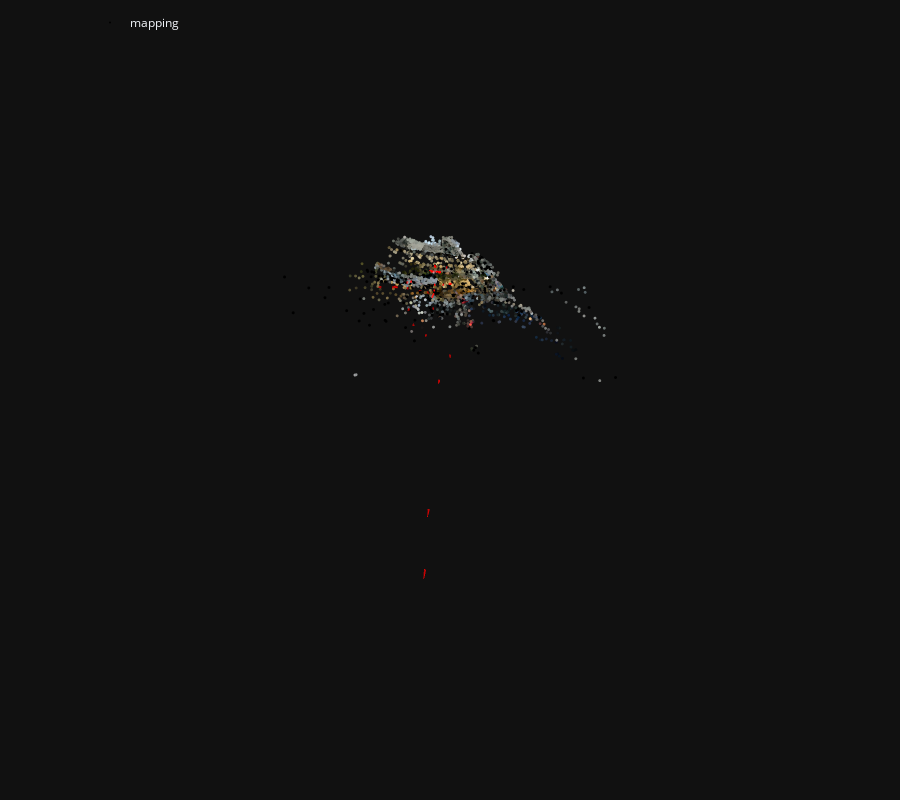

This figure's notebook cell:
### Code cell
%%time
%cd /notebooks

location = Path('./working')
images = location / 'input'
image_list = [path.split(str(images.stem) + "/")[-1] for path in sorted(glob.glob(str(images / '*')))]
outputs = location / 'sfm'
sfm_pairs = outputs / 'pairs-sfm.txt'
loc_pairs = outputs / 'pairs-loc.txt'
sfm_dir = outputs / 'sfm'
features = outputs / 'features.h5'
matches = outputs / 'matches.h5'

feature_conf = extract_features.confs['superpoint_max']
matcher_conf = match_features.confs['superglue']

extract_features.main(feature_conf, images, image_list=image_list, feature_path=features)
pairs_from_exhaustive.main(sfm_pairs, image_list=image_list)
match_features.main(matcher_conf, sfm_pairs, features=features, matches=matches)

model = reconstruction.main(sfm_dir, images, sfm_pairs, features, matches, image_list=image_list)

fig = viz_3d.init_figure()
viz_3d.plot_reconstruction(fig, model, color='rgba(255,0,0,0.5)', name="mapping", points_rgb=True)
fig.show()

### Figure 1 — Plotly figure (JSON) as saved in the notebook; plotly's stock layout.template omitted (floating-point values rounded to 4 significant figures; data arrays with more than 128 entries replaced by an {"elided": "..."} marker saying what was removed)
{"data": [{"legendgroup": "mapping", "marker": {"color": {"elided": "3666x3 int values"}, "line": {"width": 0}, "size": 1}, "mode": "markers", "name": "mapping", "type": "scatter3d", "x": {"elided": "3666 float values"}, "y": {"elided": "3666 float values"}, "z": {"elided": "3666 float values"}}, {"hovertemplate": "Image:<br>\timage_id = 3<br>\tcamera_id = 3<br>\tname = 00024.png<br>\ttriangulated = 51/776<br>\ttvec = [ 4.55426 -1.33253  2.63379]<br>\tqvec = [ 0.820851  0.240505 -0.514387  -0.06138]", "legendgroup": "mapping", "line": {"color": "rgba(255,0,0,0.5)", "width": 1}, "mode": "lines", "name": "3", "showlegend": false, "type": "scatter3d", "x": [-4.72, -4.529, -4.468, -4.72, -4.468, -4.549, -4.72, -4.549, -4.61, -4.72, -4.61, -4.529], "y": [0.63, 0.6388, 0.6195, 0.63, 0.6195, 0.825, 0.63, 0.825, 0.8443, 0.63, 0.8443, 0.6388], "z": [2.603, 2.779, 2.663, 2.603, 2.663, 2.586, 2.603, 2.586, 2.701, 2.603, 2.701, 2.779]}, {"hovertemplate": "Image:<br>\timage_id = 4<br>\tcamera_id = 4<br>\tname = 00036.png<br>\ttriangulated = 679/1032<br>\ttvec = [-0.647985 -0.228348   0.17889]<br>\tqvec = [  0.995036  0.0948395  0.0239427 -0.0183447]", "legendgroup": "mapping", "line": {"color": "rgba(255,0,0,0.5)", "width": 1}, "mode": "lines", "name": "4", "showlegend": false, "type": "scatter3d", "x": [0.6487, 0.5734, 0.705, 0.6487, 0.705, 0.6975, 0.6487, 0.6975, 0.5659, 0.6487, 0.5659, 0.5734], "y": [0.2171, 0.148, 0.1535, 0.2171, 0.1535, 0.3835, 0.2171, 0.3835, 0.378, 0.2171, 0.378, 0.148], "z": [-0.1901, 0.08328, 0.0891, -0.1901, 0.0891, 0.04466, -0.1901, 0.04466, 0.03883, -0.1901, 0.03883, 0.08328]}, {"hovertemplate": "Image:<br>\timage_id = 6<br>\tcamera_id = 6<br>\tname = 00060.png<br>\ttriangulated = 460/922<br>\ttvec = [-0.355296  -6.98999   7.68243]<br>\tqvec = [  0.933287  -0.327519 -0.0267982   0.144871]", "legendgroup": "mapping", "line": {"color": "rgba(255,0,0,0.5)", "width": 1}, "mode": "lines", "name": "6", "showlegend": false, "type": "scatter3d", "x": [2.697, 2.578, 2.704, 2.697, 2.704, 2.771, 2.697, 2.771, 2.645, 2.697, 2.645, 2.578], "y": [9.863, 9.475, 9.442, 9.863, 9.442, 9.616, 9.863, 9.616, 9.65, 9.863, 9.65, 9.475], "z": [-1.856, -1.515, -1.534, -1.856, -1.534, -1.393, -1.856, -1.393, -1.373, -1.856, -1.373, -1.515]}, {"hovertemplate": "Image:<br>\timage_id = 7<br>\tcamera_id = 7<br>\tname = 00072.png<br>\ttriangulated = 32/818<br>\ttvec = [ 5.13981 -1.45335  2.88683]<br>\tqvec = [   0.80415   0.232974  -0.542599 -0.0682037]", "legendgroup": "mapping", "line": {"color": "rgba(255,0,0,0.5)", "width": 1}, "mode": "lines", "name": "7", "showlegend": false, "type": "scatter3d", "x": [-5.02, -4.821, -4.768, -5.02, -4.768, -4.853, -5.02, -4.853, -4.906, -5.02, -4.906, -4.821], "y": [0.7224, 0.7259, 0.7071, 0.7224, 0.7071, 0.9138, 0.7224, 0.9138, 0.9327, 0.7224, 0.9327, 0.7259], "z": [3.338, 3.499, 3.379, 3.338, 3.379, 3.309, 3.338, 3.309, 3.428, 3.338, 3.428, 3.499]}, {"hovertemplate": "Image:<br>\timage_id = 10<br>\tcamera_id = 10<br>\tname = 00108.png<br>\ttriangulated = 343/745<br>\ttvec = [-0.506335  0.869021   1.61443]<br>\tqvec = [   0.891294    0.368787    0.263735 -0.00595343]", "legendgroup": "mapping", "line": {"color": "rgba(255,0,0,0.5)", "width": 1}, "mode": "lines", "name": "10", "showlegend": false, "type": "scatter3d", "x": [1.042, 0.8893, 1.003, 1.042, 1.003, 1.046, 1.042, 1.046, 0.9324, 1.042, 0.9324, 0.8893], "y": [-1.585, -1.581, -1.554, -1.585, -1.554, -1.383, -1.585, -1.383, -1.41, -1.585, -1.41, -1.581], "z": [-0.1409, -0.001691, 0.05971, -0.1409, 0.05971, -0.0951, -0.1409, -0.0951, -0.1565, -0.1409, -0.1565, -0.001691]}, {"hovertemplate": "Image:<br>\timage_id = 11<br>\tcamera_id = 11<br>\tname = 00120.png<br>\ttriangulated = 658/961<br>\ttvec = [  3.94305 -0.372691   2.26739]<br>\tqvec = [ 0.950657 0.0594976 -0.302373 0.0357937]", "legendgroup": "mapping", "line": {"color": "rgba(255,0,0,0.5)", "width": 1}, "mode": "lines", "name": "11", "showlegend": false, "type": "scatter3d", "x": [-4.513, -4.367, -4.259, -4.513, -4.259, -4.252, -4.513, -4.252, -4.359, -4.513, -4.359, -4.367], "y": [0.5719, 0.4949, 0.4812, 0.5719, 0.4812, 0.7133, 0.5719, 0.7133, 0.727, 0.5719, 0.727, 0.4949], "z": [0.3631, 0.7016, 0.6264, 0.3631, 0.6264, 0.5948, 0.3631, 0.5948, 0.67, 0.3631, 0.67, 0.7016]}, {"hovertemplate": "Image:<br>\timage_id = 12<br>\tcamera_id = 12<br>\tname = 00132.png<br>\ttriangulated = 841/1069<br>\ttvec = [ 1.32287 -1.05279 0.120955]<br>\tqvec = [ 0.991981 0.0429788 -0.117816 0.0157126]", "legendgroup": "mapping", "line": {"color": "rgba(255,0,0,0.5)", "width": 1}, "mode": "lines", "name": "12", "showlegend": false, "type": "scatter3d", "x": [-1.292, -1.29, -1.162, -1.292, -1.162, -1.157, -1.292, -1.157, -1.285, -1.292, -1.285, -1.29], "y": [1.093, 1.003, 0.9974, 1.093, 0.9974, 1.231, 1.093, 1.231, 1.236, 1.093, 1.236, 1.003], "z": [0.09661, 0.4029, 0.3723, 0.09661, 0.3723, 0.3514, 0.09661, 0.3514, 0.3821, 0.09661, 0.3821, 0.4029]}, {"hovertemplate": "Image:<br>\timage_id = 13<br>\tcamera_id = 13<br>\tname = 00144.png<br>\ttriangulated = 216/548<br>\ttvec = [-0.455738   1.23895    1.0846]<br>\tqvec = [ 0.953163  0.300775 0.0190884 -0.025514]", "legendgroup": "mapping", "line": {"color": "rgba(255,0,0,0.5)", "width": 1}, "mode": "lines", "name": "13", "showlegend": false, "type": "scatter3d", "x": [0.557, 0.484, 0.6155, 0.557, 0.6155, 0.6068, 0.557, 0.6068, 0.4753, 0.557, 0.4753, 0.484], "y": [-1.607, -1.578, -1.571, -1.607, -1.571, -1.379, -1.607, -1.379, -1.387, -1.607, -1.387, -1.578], "z": [-0.1664, 0.08242, 0.0852, -0.1664, 0.0852, -0.04941, -0.1664, -0.04941, -0.05219, -0.1664, -0.05219, 0.08242]}, {"hovertemplate": "Image:<br>\timage_id = 14<br>\tcamera_id = 14<br>\tname = 00156.png<br>\ttriangulated = 313/1538<br>\ttvec = [  6.11126 -0.188521      4.29]<br>\tqvec = [ 0.867952 0.0622003 -0.490956 0.0418645]", "legendgroup": "mapping", "line": {"color": "rgba(255,0,0,0.5)", "width": 1}, "mode": "lines", "name": "14", "showlegend": false, "type": "scatter3d", "x": [-6.82, -6.518, -6.451, -6.82, -6.451, -6.448, -6.82, -6.448, -6.516, -6.82, -6.516, -6.518], "y": [0.7169, 0.6361, 0.6185, 0.7169, 0.6185, 0.8502, 0.7169, 0.8502, 0.8679, 0.7169, 0.8679, 0.6361], "z": [2.96, 3.234, 3.122, 2.96, 3.122, 3.087, 2.96, 3.087, 3.199, 2.96, 3.199, 3.234]}, {"hovertemplate": "Image:<br>\timage_id = 15<br>\tcamera_id = 15<br>\tname = 00168.png<br>\ttriangulated = 305/644<br>\ttvec = [-0.636255   1.02825   1.41111]<br>\tqvec = [ 0.897716  0.358115   0.25604 -0.017391]", "legendgroup": "mapping", "line": {"color": "rgba(255,0,0,0.5)", "width": 1}, "mode": "lines", "name": "15", "showlegend": false, "type": "scatter3d", "x": [1.062, 0.9108, 1.025, 1.062, 1.025, 1.061, 1.062, 1.061, 0.9465, 1.062, 0.9465, 0.9108], "y": [-1.522, -1.521, -1.492, -1.522, -1.492, -1.318, -1.522, -1.318, -1.347, -1.522, -1.347, -1.521], "z": [0.0907, 0.2366, 0.2956, 0.0907, 0.2956, 0.1428, 0.0907, 0.1428, 0.08385, 0.0907, 0.08385, 0.2366]}, {"hovertemplate": "Image:<br>\timage_id = 20<br>\tcamera_id = 20<br>\tname = 00228.png<br>\ttriangulated = 209/909<br>\ttvec = [  -2.80455 -0.0787262    0.71514]<br>\tqvec = [  0.966302   0.094715   0.238935 -0.0141215]", "legendgroup": "mapping", "line": {"color": "rgba(255,0,0,0.5)", "width": 1}, "mode": "lines", "name": "20", "showlegend": false, "type": "scatter3d", "x": [2.817, 2.647, 2.764, 2.817, 2.764, 2.768, 2.817, 2.768, 2.652, 2.817, 2.652, 2.647], "y": [0.1547, 0.07618, 0.08574, 0.1547, 0.08574, 0.3158, 0.1547, 0.3158, 0.3063, 0.1547, 0.3063, 0.07618], "z": [0.6519, 0.8473, 0.9079, 0.6519, 0.9079, 0.8634, 0.6519, 0.8634, 0.8028, 0.6519, 0.8028, 0.8473]}, {"hovertemplate": "Image:<br>\timage_id = 24<br>\tcamera_id = 24<br>\tname = 00276.png<br>\ttriangulated = 404/815<br>\ttvec = [-0.0691684     1.5443   0.672632]<br>\tqvec = [   0.968367    0.245425 0.000628213  -0.0450842]", "legendgroup": "mapping", "line": {"color": "rgba(255,0,0,0.5)", "width": 1}, "mode": "lines", "name": "24", "showlegend": false, "type": "scatter3d", "x": [0.219, 0.1582, 0.2895, 0.219, 0.2895, 0.2691, 0.219, 0.2691, 0.1378, 0.219, 0.1378, 0.1582], "y": [-1.666, -1.667, -1.655, -1.666, -1.655, -1.45, -1.666, -1.45, -1.461, -1.666, -1.461, -1.667], "z": [0.1411, 0.3968, 0.394, 0.1411, 0.394, 0.2826, 0.1411, 0.2826, 0.2854, 0.1411, 0.2854, 0.3968]}, {"hovertemplate": "Image:<br>\timage_id = 26<br>\tcamera_id = 26<br>\tname = 00300.png<br>\ttriangulated = 355/640<br>\ttvec = [-0.374389  0.586174   1.70499]<br>\tqvec = [ 0.859468  0.420367  0.289729 0.0257462]", "legendgroup": "mapping", "line": {"color": "rgba(255,0,0,0.5)", "width": 1}, "mode": "lines", "name": "26", "showlegend": false, "type": "scatter3d", "x": [0.9545, 0.7986, 0.9081, 0.9545, 0.9081, 0.9756, 0.9545, 0.9756, 0.8661, 0.9545, 0.8661, 0.7986], "y": [-1.561, -1.545, -1.519, -1.561, -1.519, -1.368, -1.561, -1.368, -1.394, -1.561, -1.394, -1.545], "z": [-0.2068, -0.09036, -0.02185, -0.2068, -0.02185, -0.1877, -0.2068, -0.1877, -0.2562, -0.2068, -0.2562, -0.09036]}, {"hovertemplate": "Image:<br>\timage_id = 28<br>\tcamera_id = 28<br>\tname = 00324.png<br>\ttriangulated = 758/999<br>\ttvec = [ 2.47996 -4.73382  3.05581]<br>\tqvec = [ 0.963176 -0.181946 -0.182637  0.076362]", "legendgroup": "mapping", "line": {"color": "rgba(255,0,0,0.5)", "width": 1}, "mode": "lines", "name": "28", "showlegend": false, "type": "scatter3d", "x": [-2.265, -2.225, -2.103, -2.265, -2.103, -2.053, -2.265, -2.053, -2.175, -2.265, -2.175, -2.225], "y": [5.721, 5.472, 5.461, 5.721, 5.461, 5.677, 5.721, 5.677, 5.688, 5.721, 5.688, 5.472], "z": [-0.1811, 0.1429, 0.09284, -0.1811, 0.09284, 0.1684, -0.1811, 0.1684, 0.2185, -0.1811, 0.2185, 0.1429]}, {"hovertemplate": "Image:<br>\timage_id = 29<br>\tcamera_id = 29<br>\tname = 00336.png<br>\ttriangulated = 277/616<br>\ttvec = [-0.958029   1.12029   1.30542]<br>\tqvec = [ 0.926094  0.330974  0.179472 -0.024424]", "legendgroup": "mapping", "line": {"color": "rgba(255,0,0,0.5)", "width": 1}, "mode": "lines", "name": "29", "showlegend": false, "type": "scatter3d", "x": [1.268, 1.133, 1.256, 1.268, 1.256, 1.274, 1.268, 1.274, 1.151, 1.268, 1.151, 1.133], "y": [-1.505, -1.496, -1.474, -1.505, -1.474, -1.292, -1.505, -1.292, -1.313, -1.505, -1.313, -1.496], "z": [0.06424, 0.2484, 0.2901, 0.06424, 0.2901, 0.1444, 0.06424, 0.1444, 0.1027, 0.06424, 0.1027, 0.2484]}, {"hovertemplate": "Image:<br>\timage_id = 32<br>\tcamera_id = 32<br>\tname = 00372.png<br>\ttriangulated = 735/1051<br>\ttvec = [ 2.32908 -8.96878  9.81036]<br>\tqvec = [ 0.878819 -0.398313 -0.164134  0.205145]", "legendgroup": "mapping", "line": {"color": "rgba(255,0,0,0.5)", "width": 1}, "mode": "lines", "name": "32", "showlegend": false, "type": "scatter3d", "x": [1.172, 1.128, 1.242, 1.172, 1.242, 1.357, 1.172, 1.357, 1.243, 1.172, 1.243, 1.128], "y": [13.43, 12.94, 12.91, 13.43, 12.91, 13.05, 13.43, 13.05, 13.08, 13.43, 13.08, 12.94], "z": [0.5586, 0.8689, 0.8093, 0.5586, 0.8093, 0.9576, 0.5586, 0.9576, 1.017, 0.5586, 1.017, 0.8689]}, {"hovertemplate": "Image:<br>\timage_id = 33<br>\tcamera_id = 33<br>\tname = 00384.png<br>\ttriangulated = 798/1355<br>\ttvec = [  2.95929 0.0421774   1.05108]<br>\tqvec = [  0.963631  0.0974155  -0.248737 0.00738924]", "legendgroup": "mapping", "line": {"color": "rgba(255,0,0,0.5)", "width": 1}, "mode": "lines", "name": "33", "showlegend": false, "type": "scatter3d", "x": [-3.097, -3.0, -2.884, -3.097, -2.884, -2.892, -3.097, -2.892, -3.008, -3.097, -3.008, -3.0], "y": [-0.04929, -0.1023, -0.1106, -0.04929, -0.1106, 0.1193, -0.04929, 0.1193, 0.1276, -0.04929, 0.1276, -0.1023], "z": [0.5214, 0.8444, 0.7814, 0.5214, 0.7814, 0.7365, 0.5214, 0.7365, 0.7995, 0.5214, 0.7995, 0.8444]}, {"hovertemplate": "Image:<br>\timage_id = 34<br>\tcamera_id = 34<br>\tname = 00396.png<br>\ttriangulated = 169/993<br>\ttvec = [-0.52397  2.19349 0.593515]<br>\tqvec = [  0.929254   0.136002   0.336641 -0.0682957]", "legendgroup": "mapping", "line": {"color": "rgba(255,0,0,0.5)", "width": 1}, "mode": "lines", "name": "34", "showlegend": false, "type": "scatter3d", "x": [0.8602, 0.7008, 0.8016, 0.8602, 0.8016, 0.7933, 0.8602, 0.7933, 0.6925, 0.8602, 0.6925, 0.7008], "y": [-2.1, -2.19, -2.161, -2.1, -2.161, -1.938, -2.1, -1.938, -1.966, -2.1, -1.966, -2.19], "z": [0.5363, 0.6607, 0.7407, 0.5363, 0.7407, 0.6707, 0.5363, 0.6707, 0.5907, 0.5363, 0.5907, 0.6607]}, {"hovertemplate": "Image:<br>\timage_id = 35<br>\tcamera_id = 35<br>\tname = 00408.png<br>\ttriangulated = 259/551<br>\ttvec = [0.319111  0.80611  1.34781]<br>\tqvec = [ 0.767695  0.428529  0.474498 0.0431216]", "legendgroup": "mapping", "line": {"color": "rgba(255,0,0,0.5)", "width": 1}, "mode": "lines", "name": "35", "showlegend": false, "type": "scatter3d", "x": [0.3767, 0.2141, 0.2861, 0.3767, 0.2861, 0.3969, 0.3767, 0.3969, 0.325, 0.3767, 0.325, 0.2141], "y": [-1.558, -1.582, -1.537, -1.558, -1.537, -1.39, -1.558, -1.39, -1.434, -1.558, -1.434, -1.582], "z": [0.007239, 0.04786, 0.1488, 0.007239, 0.1488, 0.004163, 0.007239, 0.004163, -0.09676, 0.007239, -0.09676, 0.04786]}, {"hovertemplate": "Image:<br>\timage_id = 36<br>\tcamera_id = 36<br>\tname = 00420.png<br>\ttriangulated = 992/1471<br>\ttvec = [-0.428959  -1.65194  0.716696]<br>\tqvec = [    0.999997   0.00226143  0.000765885 -0.000446857]", "legendgroup": "mapping", "line": {"color": "rgba(255,0,0,0.5)", "width": 1}, "mode": "lines", "name": "36", "showlegend": false, "type": "scatter3d", "x": [0.4286, 0.3623, 0.4942, 0.4286, 0.4942, 0.494, 0.4286, 0.494, 0.3621, 0.4286, 0.3621, 0.3623], "y": [1.649, 1.533, 1.533, 1.649, 1.533, 1.768, 1.649, 1.768, 1.768, 1.649, 1.768, 1.533], "z": [-0.7235, -0.4319, -0.4317, -0.7235, -0.4317, -0.4328, -0.7235, -0.4328, -0.433, -0.7235, -0.433, -0.4319]}, {"hovertemplate": "Image:<br>\timage_id = 38<br>\tcamera_id = 38<br>\tname = 00444.png<br>\ttriangulated = 930/1396<br>\ttvec = [-0.511327  -1.50287  0.659829]<br>\tqvec = [   0.999895   0.0123431  0.00666759 -0.00371977]", "legendgroup": "mapping", "line": {"color": "rgba(255,0,0,0.5)", "width": 1}, "mode": "lines", "name": "38", "showlegend": false, "type": "scatter3d", "x": [0.5092, 0.4403, 0.5721, 0.5092, 0.5721, 0.5704, 0.5092, 0.5704, 0.4386, 0.5092, 0.4386, 0.4403], "y": [1.49, 1.379, 1.38, 1.49, 1.38, 1.615, 1.49, 1.615, 1.614, 1.49, 1.614, 1.379], "z": [-0.69, -0.4011, -0.3994, -0.69, -0.3994, -0.4051, -0.69, -0.4051, -0.4069, -0.69, -0.4069, -0.4011]}, {"hovertemplate": "Image:<br>\timage_id = 39<br>\tcamera_id = 39<br>\tname = 00456.png<br>\ttriangulated = 265/546<br>\ttvec = [-1.18089  1.18458  1.22143]<br>\tqvec = [   0.94439   0.305807   0.116871 -0.0308297]", "legendgroup": "mapping", "line": {"color": "rgba(255,0,0,0.5)", "width": 1}, "mode": "lines", "name": "39", "showlegend": false, "type": "scatter3d", "x": [1.423, 1.308, 1.436, 1.423, 1.436, 1.439, 1.423, 1.439, 1.311, 1.423, 1.311, 1.308], "y": [-1.504, -1.489, -1.472, -1.504, -1.472, -1.282, -1.504, -1.282, -1.299, -1.504, -1.299, -1.489], "z": [-0.02845, 0.1901, 0.2167, -0.02845, 0.2167, 0.07968, -0.02845, 0.07968, 0.05306, -0.02845, 0.05306, 0.1901]}, {"hovertemplate": "Image:<br>\timage_id = 41<br>\tcamera_id = 41<br>\tname = 00480.png<br>\ttriangulated = 228/568<br>\ttvec = [-0.247081   1.24922   1.09145]<br>\tqvec = [   0.954204    0.298135 -0.00790964  -0.0233892]", "legendgroup": "mapping", "line": {"color": "rgba(255,0,0,0.5)", "width": 1}, "mode": "lines", "name": "41", "showlegend": false, "type": "scatter3d", "x": [0.3072, 0.2474, 0.3791, 0.3072, 0.3791, 0.3675, 0.3072, 0.3675, 0.2358, 0.3072, 0.2358, 0.2474], "y": [-1.637, -1.605, -1.599, -1.637, -1.599, -1.407, -1.637, -1.407, -1.412, -1.637, -1.412, -1.605], "z": [-0.1942, 0.06435, 0.06052, -0.1942, 0.06052, -0.07274, -0.1942, -0.07274, -0.06891, -0.1942, -0.06891, 0.06435]}, {"hovertemplate": "Image:<br>\timage_id = 42<br>\tcamera_id = 42<br>\tname = 00492.png<br>\ttriangulated = 810/1095<br>\ttvec = [  2.84493 -0.731269   1.11799]<br>\tqvec = [ 0.972815 0.0506672 -0.225891    0.0061]", "legendgroup": "mapping", "line": {"color": "rgba(255,0,0,0.5)", "width": 1}, "mode": "lines", "name": "42", "showlegend": false, "type": "scatter3d", "x": [-3.054, -2.972, -2.853, -3.054, -2.853, -2.856, -3.054, -2.856, -2.974, -3.054, -2.974, -2.972], "y": [0.7192, 0.6356, 0.631, 0.7192, 0.631, 0.8641, 0.7192, 0.8641, 0.8687, 0.7192, 0.8687, 0.6356], "z": [0.1763, 0.5024, 0.4446, 0.1763, 0.4446, 0.4208, 0.1763, 0.4208, 0.4787, 0.1763, 0.4787, 0.5024]}, {"hovertemplate": "Image:<br>\timage_id = 43<br>\tcamera_id = 43<br>\tname = 00504.png<br>\ttriangulated = 171/540<br>\ttvec = [-0.281538    1.2147   1.14266]<br>\tqvec = [  0.954929   0.289628 -0.0612185 -0.0218765]", "legendgroup": "mapping", "line": {"color": "rgba(255,0,0,0.5)", "width": 1}, "mode": "lines", "name": "43", "showlegend": false, "type": "scatter3d", "x": [0.2539, 0.2243, 0.3551, 0.2539, 0.3551, 0.337, 0.2539, 0.337, 0.2062, 0.2539, 0.2062, 0.2243], "y": [-1.643, -1.598, -1.597, -1.643, -1.597, -1.402, -1.643, -1.402, -1.403, -1.643, -1.403, -1.598], "z": [-0.3102, -0.02531, -0.04239, -0.3102, -0.04239, -0.1714, -0.3102, -0.1714, -0.1543, -0.3102, -0.1543, -0.02531]}, {"hovertemplate": "Image:<br>\timage_id = 45<br>\tcamera_id = 45<br>\tname = 00528.png<br>\ttriangulated = 748/1087<br>\ttvec = [  2.41471 0.0464317  0.929027]<br>\tqvec = [   0.97359   0.101227  -0.204268 -0.0122421]", "legendgroup": "mapping", "line": {"color": "rgba(255,0,0,0.5)", "width": 1}, "mode": "lines", "name": "45", "showlegend": false, "type": "scatter3d", "x": [-2.577, -2.509, -2.388, -2.577, -2.388, -2.404, -2.577, -2.404, -2.525, -2.577, -2.525, -2.509], "y": [-0.1909, -0.2431, -0.2454, -0.1909, -0.2454, -0.01588, -0.1909, -0.01588, -0.01357, -0.1909, -0.01357, -0.2431], "z": [0.1429, 0.4643, 0.4115, 0.1429, 0.4115, 0.3665, 0.1429, 0.3665, 0.4192, 0.1429, 0.4192, 0.4643]}, {"hovertemplate": "Image:<br>\timage_id = 46<br>\tcamera_id = 46<br>\tname = 00540.png<br>\ttriangulated = 62/483<br>\ttvec = [ 1.17133 0.698457  1.12512]<br>\tqvec = [0.613469 0.453538 0.637246 0.108975]", "legendgroup": "mapping", "line": {"color": "rgba(255,0,0,0.5)", "width": 1}, "mode": "lines", "name": "46", "showlegend": false, "type": "scatter3d", "x": [0.07916, -0.05924, -0.03761, 0.07916, -0.03761, 0.1292, 0.07916, 0.1292, 0.1076, 0.07916, 0.1076, -0.05924], "y": [-1.697, -1.748, -1.689, -1.697, -1.689, -1.557, -1.697, -1.557, -1.615, -1.697, -1.615, -1.748], "z": [-0.4884, -0.512, -0.3959, -0.4884, -0.3959, -0.4938, -0.4884, -0.4938, -0.6099, -0.4884, -0.6099, -0.512]}, {"hovertemplate": "Image:<br>\timage_id = 47<br>\tcamera_id = 47<br>\tname = 00552.png<br>\ttriangulated = 219/872<br>\ttvec = [  -2.61861 -0.0779519   0.728771]<br>\tqvec = [ 0.971047  0.107092  0.213255 -0.011032]", "legendgroup": "mapping", "line": {"color": "rgba(255,0,0,0.5)", "width": 1}, "mode": "lines", "name": "47", "showlegend": false, "type": "scatter3d", "x": [2.685, 2.525, 2.645, 2.685, 2.645, 2.65, 2.685, 2.65, 2.531, 2.685, 2.531, 2.525], "y": [0.1037, 0.03245, 0.0413, 0.1037, 0.0413, 0.2702, 0.1037, 0.2702, 0.2614, 0.1037, 0.2614, 0.03245], "z": [0.416, 0.6214, 0.6757, 0.416, 0.6757, 0.6258, 0.416, 0.6258, 0.5716, 0.416, 0.5716, 0.6214]}, {"hovertemplate": "Image:<br>\timage_id = 49<br>\tcamera_id = 49<br>\tname = 00576.png<br>\ttriangulated = 840/1059<br>\ttvec = [  1.48575  -1.07875 0.0829631]<br>\tqvec = [ 0.990792 0.0407514 -0.128022 0.0167415]", "legendgroup": "mapping", "line": {"color": "rgba(255,0,0,0.5)", "width": 1}, "mode": "lines", "name": "49", "showlegend": false, "type": "scatter3d", "x": [-1.433, -1.425, -1.298, -1.433, -1.298, -1.292, -1.433, -1.292, -1.42, -1.433, -1.42, -1.425], "y": [1.133, 1.041, 1.036, 1.133, 1.036, 1.269, 1.133, 1.269, 1.275, 1.133, 1.275, 1.041], "z": [0.2032, 0.5105, 0.4772, 0.2032, 0.4772, 0.4573, 0.2032, 0.4573, 0.4906, 0.2032, 0.4906, 0.5105]}, {"hovertemplate": "Image:<br>\timage_id = 50<br>\tcamera_id = 50<br>\tname = 00588.png<br>\ttriangulated = 640/942<br>\ttvec = [ 3.79794 -10.0206  29.4745]<br>\tqvec = [ 0.818898 -0.448089 -0.233044  0.272606]", "legendgroup": "mapping", "line": {"color": "rgba(255,0,0,0.5)", "width": 1}, "mode": "lines", "name": "50", "showlegend": false, "type": "scatter3d", "x": [-0.3033, -0.2762, -0.1783, -0.3033, -0.1783, -0.02473, -0.3033, -0.02473, -0.1227, -0.3033, -0.1227, -0.2762], "y": [30.79, 29.79, 29.76, 30.79, 29.76, 29.86, 30.79, 29.86, 29.9, 30.79, 29.9, 29.79], "z": [-5.979, -5.464, -5.547, -5.979, -5.547, -5.404, -5.979, -5.404, -5.322, -5.979, -5.322, -5.464]}, {"hovertemplate": "Image:<br>\timage_id = 52<br>\tcamera_id = 52<br>\tname = 00612.png<br>\ttriangulated = 718/984<br>\ttvec = [2.71012 -3.1013 2.18183]<br>\tqvec = [  0.973375 -0.0919063  -0.204698   0.046823]", "legendgroup": "mapping", "line": {"color": "rgba(255,0,0,0.5)", "width": 1}, "mode": "lines", "name": "52", "showlegend": false, "type": "scatter3d", "x": [-2.922, -2.856, -2.736, -2.922, -2.736, -2.706, -2.922, -2.706, -2.826, -2.922, -2.826, -2.856], "y": [3.613, 3.429, 3.422, 3.613, 3.422, 3.652, 3.613, 3.652, 3.659, 3.613, 3.659, 3.429], "z": [-0.3634, -0.02846, -0.08213, -0.3634, -0.08213, -0.04469, -0.3634, -0.04469, 0.008984, -0.3634, 0.008984, -0.02846]}, {"hovertemplate": "Image:<br>\timage_id = 54<br>\tcamera_id = 54<br>\tname = 00636.png<br>\ttriangulated = 342/614<br>\ttvec = [-0.481985  0.770758   1.68499]<br>\tqvec = [   0.88324   0.385949   0.266323 0.00124681]", "legendgroup": "mapping", "line": {"color": "rgba(255,0,0,0.5)", "width": 1}, "mode": "lines", "name": "54", "showlegend": false, "type": "scatter3d", "x": [1.045, 0.8904, 1.004, 1.045, 1.004, 1.052, 1.045, 1.052, 0.9391, 1.045, 0.9391, 0.8904], "y": [-1.593, -1.582, -1.555, -1.593, -1.555, -1.391, -1.593, -1.391, -1.418, -1.593, -1.418, -1.582], "z": [-0.1918, -0.05569, 0.006462, -0.1918, 0.006462, -0.1532, -0.1918, -0.1532, -0.2153, -0.1918, -0.2153, -0.05569]}, {"hovertemplate": "Image:<br>\timage_id = 55<br>\tcamera_id = 55<br>\tname = 00648.png<br>\ttriangulated = 974/1422<br>\ttvec = [-0.35443 -1.84628 0.790759]<br>\tqvec = [   0.999911  -0.0113647 -0.00630868  0.00310583]", "legendgroup": "mapping", "line": {"color": "rgba(255,0,0,0.5)", "width": 1}, "mode": "lines", "name": "55", "showlegend": false, "type": "scatter3d", "x": [0.3562, 0.2933, 0.4251, 0.3562, 0.4251, 0.4266, 0.3562, 0.4266, 0.2948, 0.3562, 0.2948, 0.2933], "y": [1.862, 1.738, 1.737, 1.862, 1.737, 1.972, 1.862, 1.972, 1.972, 1.862, 1.972, 1.738], "z": [-0.7531, -0.4582, -0.4599, -0.7531, -0.4599, -0.4546, -0.7531, -0.4546, -0.4529, -0.7531, -0.4529, -0.4582]}, {"hovertemplate": "Image:<br>\timage_id = 56<br>\tcamera_id = 56<br>\tname = 00660.png<br>\ttriangulated = 334/636<br>\ttvec = [-0.429084  0.951028   1.46812]<br>\tqvec = [   0.875289    0.378235    0.301271 -0.00656267]", "legendgroup": "mapping", "line": {"color": "rgba(255,0,0,0.5)", "width": 1}, "mode": "lines", "name": "56", "showlegend": false, "type": "scatter3d", "x": [0.9269, 0.7681, 0.876, 0.9269, 0.876, 0.9267, 0.9269, 0.9267, 0.8188, 0.9269, 0.8188, 0.7681], "y": [-1.542, -1.544, -1.512, -1.542, -1.512, -1.345, -1.542, -1.345, -1.376, -1.542, -1.376, -1.544], "z": [0.07608, 0.1992, 0.2681, 0.07608, 0.2681, 0.112, 0.07608, 0.112, 0.04309, 0.07608, 0.04309, 0.1992]}, {"hovertemplate": "Image:<br>\timage_id = 57<br>\tcamera_id = 57<br>\tname = 00672.png<br>\ttriangulated = 361/757<br>\ttvec = [ -1.73669 -0.227536  0.662738]<br>\tqvec = [  0.987987  0.0985354   0.117785 -0.0173078]", "legendgroup": "mapping", "line": {"color": "rgba(255,0,0,0.5)", "width": 1}, "mode": "lines", "name": "57", "showlegend": false, "type": "scatter3d", "x": [1.841, 1.72, 1.848, 1.841, 1.848, 1.845, 1.841, 1.845, 1.717, 1.841, 1.717, 1.72], "y": [0.1964, 0.1252, 0.1328, 0.1964, 0.1328, 0.3625, 0.1964, 0.3625, 0.3549, 0.1964, 0.3549, 0.1252], "z": [-0.2784, -0.03287, -0.002633, -0.2784, -0.002633, -0.04922, -0.2784, -0.04922, -0.07946, -0.2784, -0.07946, -0.03287]}, {"hovertemplate": "Image:<br>\timage_id = 60<br>\tcamera_id = 60<br>\tname = 00708.png<br>\ttriangulated = 71/1012<br>\ttvec = [ -3.34386 0.0159511  0.272272]<br>\tqvec = [    0.94928    0.102299    0.297265 -0.00602138]", "legendgroup": "mapping", "line": {"color": "rgba(255,0,0,0.5)", "width": 1}, "mode": "lines", "name": "60", "showlegend": false, "type": "scatter3d", "x": [2.906, 2.72, 2.829, 2.906, 2.829, 2.84, 2.906, 2.84, 2.732, 2.906, 2.732, 2.72], "y": [0.1741, 0.09691, 0.1064, 0.1741, 0.1064, 0.3359, 0.1741, 0.3359, 0.3264, 0.1741, 0.3264, 0.09691], "z": [1.668, 1.832, 1.906, 1.668, 1.906, 1.86, 1.668, 1.86, 1.786, 1.668, 1.786, 1.832]}, {"hovertemplate": "Image:<br>\timage_id = 61<br>\tcamera_id = 61<br>\tname = 00720.png<br>\ttriangulated = 819/1391<br>\ttvec = [-0.55219 -1.03978 0.488809]<br>\tqvec = [  0.998708  0.0495737  0.0105819 0.00371193]", "legendgroup": "mapping", "line": {"color": "rgba(255,0,0,0.5)", "width": 1}, "mode": "lines", "name": "61", "showlegend": false, "type": "scatter3d", "x": [0.571, 0.4984, 0.6302, 0.571, 0.6302, 0.6322, 0.571, 0.6322, 0.5004, 0.571, 0.5004, 0.4984], "y": [0.9827, 0.8939, 0.893, 0.9827, 0.893, 1.126, 0.9827, 1.126, 1.127, 0.9827, 1.127, 0.8939], "z": [-0.5773, -0.2924, -0.2896, -0.5773, -0.2896, -0.3128, -0.5773, -0.3128, -0.3156, -0.5773, -0.3156, -0.2924]}, {"hovertemplate": "Image:<br>\timage_id = 65<br>\tcamera_id = 65<br>\tname = 00768.png<br>\ttriangulated = 183/1119<br>\ttvec = [-0.213832   2.26548  0.818491]<br>\tqvec = [   0.89661   0.135845   0.416414 -0.0650897]", "legendgroup": "mapping", "line": {"color": "rgba(255,0,0,0.5)", "width": 1}, "mode": "lines", "name": "65", "showlegend": false, "type": "scatter3d", "x": [0.7716, 0.6028, 0.6878, 0.7716, 0.6878, 0.687, 0.7716, 0.687, 0.602, 0.7716, 0.602, 0.6028], "y": [-2.269, -2.364, -2.334, -2.269, -2.334, -2.11, -2.269, -2.11, -2.14, -2.269, -2.14, -2.364], "z": [0.3261, 0.4152, 0.5113, 0.3261, 0.5113, 0.4415, 0.3261, 0.4415, 0.3454, 0.3261, 0.3454, 0.4152]}, {"hovertemplate": "Image:<br>\timage_id = 66<br>\tcamera_id = 66<br>\tname = 00780.png<br>\ttriangulated = 731/1098<br>\ttvec = [   4.1389 -0.302753   2.44228]<br>\tqvec = [ 0.945268 0.0616832 -0.318526 0.0347139]", "legendgroup": "mapping", "line": {"color": "rgba(255,0,0,0.5)", "width": 1}, "mode": "lines", "name": "66", "showlegend": false, "type": "scatter3d", "x": [-4.762, -4.601, -4.497, -4.762, -4.497, -4.49, -4.762, -4.49, -4.595, -4.762, -4.595, -4.601], "y": [0.5032, 0.4278, 0.414, 0.5032, 0.414, 0.646, 0.5032, 0.646, 0.6598, 0.5032, 0.6598, 0.4278], "z": [0.5045, 0.842, 0.7632, 0.5045, 0.7632, 0.7306, 0.5045, 0.7306, 0.8095, 0.5045, 0.8095, 0.842]}, {"hovertemplate": "Image:<br>\timage_id = 67<br>\tcamera_id = 67<br>\tname = 00792.png<br>\ttriangulated = 268/495<br>\ttvec = [-0.365595  0.531015   1.80306]<br>\tqvec = [  0.863247   0.423684   0.274364 0.00458325]", "legendgroup": "mapping", "line": {"color": "rgba(255,0,0,0.5)", "width": 1}, "mode": "lines", "name": "67", "showlegend": false, "type": "scatter3d", "x": [1.03, 0.8774, 0.9893, 1.03, 0.9893, 1.046, 1.03, 1.046, 0.9337, 1.03, 0.9337, 0.8774], "y": [-1.582, -1.565, -1.535, -1.582, -1.535, -1.385, -1.582, -1.385, -1.414, -1.582, -1.414, -1.565], "z": [-0.3226, -0.1972, -0.1342, -0.3226, -0.1342, -0.3051, -0.3226, -0.3051, -0.368, -0.3226, -0.368, -0.1972]}, {"hovertemplate": "Image:<br>\timage_id = 68<br>\tcamera_id = 68<br>\tname = 00804.png<br>\ttriangulated = 937/1261<br>\ttvec = [ 0.355164  -1.24787 -0.251872]<br>\tqvec = [  0.997581  0.0363201 -0.0528037  0.0269075]", "legendgroup": "mapping", "line": {"color": "rgba(255,0,0,0.5)", "width": 1}, "mode": "lines", "name": "68", "showlegend": false, "type": "scatter3d", "x": [-0.2634, -0.305, -0.1741, -0.2634, -0.1741, -0.1624, -0.2634, -0.1624, -0.2933, -0.2634, -0.2933, -0.305], "y": [1.281, 1.187, 1.18, 1.281, 1.18, 1.413, 1.281, 1.413, 1.421, 1.281, 1.421, 1.187], "z": [0.1926, 0.4828, 0.4692, 0.1926, 0.4692, 0.4515, 0.1926, 0.4515, 0.4651, 0.1926, 0.4651, 0.4828]}, {"hovertemplate": "Image:<br>\timage_id = 69<br>\tcamera_id = 69<br>\tname = 00816.png<br>\ttriangulated = 264/579<br>\ttvec = [-0.916745   1.12258   1.35315]<br>\tqvec = [  0.937259   0.309966   0.157149 -0.0277707]", "legendgroup": "mapping", "line": {"color": "rgba(255,0,0,0.5)", "width": 1}, "mode": "lines", "name": "69", "showlegend": false, "type": "scatter3d", "x": [1.241, 1.114, 1.239, 1.241, 1.239, 1.25, 1.241, 1.25, 1.125, 1.241, 1.125, 1.114], "y": [-1.543, -1.539, -1.519, -1.543, -1.519, -1.33, -1.543, -1.33, -1.35, -1.543, -1.35, -1.539], "z": [-0.11, 0.0844, 0.121, -0.11, 0.121, -0.01726, -0.11, -0.01726, -0.05383, -0.11, -0.05383, 0.0844]}, {"hovertemplate": "Image:<br>\timage_id = 71<br>\tcamera_id = 71<br>\tname = 00840.png<br>\ttriangulated = 536/864<br>\ttvec = [ 3.96984 -10.2156  38.4415]<br>\tqvec = [ 0.808253 -0.455545 -0.239758   0.28587]", "legendgroup": "mapping", "line": {"color": "rgba(255,0,0,0.5)", "width": 1}, "mode": "lines", "name": "71", "showlegend": false, "type": "scatter3d", "x": [-0.7989, -0.7522, -0.6571, -0.7989, -0.6571, -0.4976, -0.7989, -0.4976, -0.5927, -0.7989, -0.5927, -0.7522], "y": [38.85, 37.62, 37.59, 38.85, 37.59, 37.69, 38.85, 37.69, 37.72, 38.85, 37.72, 37.62], "z": [-9.372, -8.756, -8.842, -9.372, -8.842, -8.701, -9.372, -8.701, -8.616, -9.372, -8.616, -8.756]}, {"hovertemplate": "Image:<br>\timage_id = 72<br>\tcamera_id = 72<br>\tname = 00852.png<br>\ttriangulated = 312/606<br>\ttvec = [-1.19128  1.13621  1.31615]<br>\tqvec = [  0.949862   0.297338  0.0930585 -0.0263146]", "legendgroup": "mapping", "line": {"color": "rgba(255,0,0,0.5)", "width": 1}, "mode": "lines", "name": "72", "showlegend": false, "type": "scatter3d", "x": [1.416, 1.31, 1.439, 1.416, 1.439, 1.44, 1.416, 1.44, 1.311, 1.416, 1.311, 1.31], "y": [-1.545, -1.528, -1.514, -1.545, -1.514, -1.322, -1.545, -1.322, -1.336, -1.545, -1.336, -1.528], "z": [-0.2213, 0.008076, 0.02932, -0.2213, 0.02932, -0.1042, -0.2213, -0.1042, -0.1255, -0.2213, -0.1255, 0.008076]}, {"hovertemplate": "Image:<br>\timage_id = 74<br>\tcamera_id = 74<br>\tname = 00876.png<br>\ttriangulated = 359/591<br>\ttvec = [-0.255725  0.627917    1.7095]<br>\tqvec = [ 0.855491  0.415798  0.308289 0.0142901]", "legendgroup": "mapping", "line": {"color": "rgba(255,0,0,0.5)", "width": 1}, "mode": "lines", "name": "74", "showlegend": false, "type": "scatter3d", "x": [0.9121, 0.7548, 0.8616, 0.9121, 0.8616, 0.9274, 0.9121, 0.9274, 0.8207, 0.9121, 0.8207, 0.7548], "y": [-1.582, -1.575, -1.545, -1.582, -1.545, -1.391, -1.582, -1.391, -1.422, -1.582, -1.422, -1.575], "z": [-0.2143, -0.1037, -0.03256, -0.2143, -0.03256, -0.1972, -0.2143, -0.1972, -0.2683, -0.2143, -0.2683, -0.1037]}, {"hovertemplate": "Image:<br>\timage_id = 80<br>\tcamera_id = 80<br>\tname = 00948.png<br>\ttriangulated = 26/744<br>\ttvec = [-1.71321  5.60696 -3.46866]<br>\tqvec = [   0.938289    0.340076 -0.00313108  -0.0628653]", "legendgroup": "mapping", "line": {"color": "rgba(255,0,0,0.5)", "width": 1}, "mode": "lines", "name": "80", "showlegend": false, "type": "scatter3d", "x": [2.245, 2.186, 2.317, 2.245, 2.317, 2.288, 2.245, 2.288, 2.158, 2.245, 2.158, 2.186], "y": [-1.852, -1.81, -1.795, -1.852, -1.795, -1.617, -1.852, -1.617, -1.632, -1.852, -1.632, -1.81], "z": [6.159, 6.404, 6.398, 6.159, 6.398, 6.248, 6.159, 6.248, 6.255, 6.159, 6.255, 6.404]}, {"hovertemplate": "Image:<br>\timage_id = 84<br>\tcamera_id = 84<br>\tname = 00996.png<br>\ttriangulated = 804/1348<br>\ttvec = [-0.298271  -3.19543   1.69919]<br>\tqvec = [  0.995052 -0.0937706 -0.0123866   0.030423]", "legendgroup": "mapping", "line": {"color": "rgba(255,0,0,0.5)", "width": 1}, "mode": "lines", "name": "84", "showlegend": false, "type": "scatter3d", "x": [0.4663, 0.3994, 0.531, 0.4663, 0.531, 0.5457, 0.4663, 0.5457, 0.4142, 0.4663, 0.4142, 0.3994], "y": [3.434, 3.262, 3.254, 3.434, 3.254, 3.484, 3.434, 3.484, 3.491, 3.434, 3.491, 3.262], "z": [-1.084, -0.7804, -0.7844, -1.084, -0.7844, -0.7408, -1.084, -0.7408, -0.7368, -1.084, -0.7368, -0.7804]}, {"hovertemplate": "Image:<br>\timage_id = 85<br>\tcamera_id = 85<br>\tname = 01008.png<br>\ttriangulated = 323/590<br>\ttvec = [-1.09343  1.14245  1.34544]<br>\tqvec = [  0.947539   0.298455   0.110206 -0.0308214]", "legendgroup": "mapping", "line": {"color": "rgba(255,0,0,0.5)", "width": 1}, "mode": "lines", "name": "85", "showlegend": false, "type": "scatter3d", "x": [1.362, 1.25, 1.378, 1.362, 1.378, 1.38, 1.362, 1.38, 1.251, 1.362, 1.251, 1.25], "y": [-1.553, -1.541, -1.524, -1.553, -1.524, -1.332, -1.553, -1.332, -1.348, -1.553, -1.348, -1.541], "z": [-0.2109, 0.009807, 0.03491, -0.2109, 0.03491, -0.09924, -0.2109, -0.09924, -0.1243, -0.2109, -0.1243, 0.009807]}, {"hovertemplate": "Image:<br>\timage_id = 88<br>\tcamera_id = 88<br>\tname = 01044.png<br>\ttriangulated = 1145/1645<br>\ttvec = [ 1.88339 -6.56402   2.8465]<br>\tqvec = [ 0.946158  -0.27274 -0.140624  0.103068]", "legendgroup": "mapping", "line": {"color": "rgba(255,0,0,0.5)", "width": 1}, "mode": "lines", "name": "88", "showlegend": false, "type": "scatter3d", "x": [-0.5826, -0.5966, -0.4727, -0.5826, -0.4727, -0.4091, -0.5826, -0.4091, -0.5329, -0.5826, -0.5329, -0.5966], "y": [7.222, 6.926, 6.91, 7.222, 6.91, 7.105, 7.222, 7.105, 7.12, 7.222, 7.12, 6.926], "z": [1.494, 1.767, 1.724, 1.494, 1.724, 1.838, 1.494, 1.838, 1.881, 1.494, 1.881, 1.767]}], "layout": {"height": 800, "legend": {"orientation": "h", "x": 0.1, "xanchor": "left", "y": 0.99, "yanchor": "top"}, "margin": {"b": 0, "l": 0, "pad": 0, "r": 0, "t": 0}, "scene": {"aspectmode": "data", "camera": {"eye": {"x": 0, "y": -0.1, "z": -2}, "projection": {"type": "orthographic"}, "up": {"x": 0, "y": -1, "z": 0}}, "dragmode": "orbit", "xaxis": {"autorange": true, "showbackground": false, "showgrid": false, "showline": false, "showticklabels": true, "visible": false}, "yaxis": {"autorange": true, "showbackground": false, "showgrid": false, "showline": false, "showticklabels": true, "visible": false}, "zaxis": {"autorange": true, "showbackground": false, "showgrid": false, "showline": false, "showticklabels": true, "visible": false}}}}
